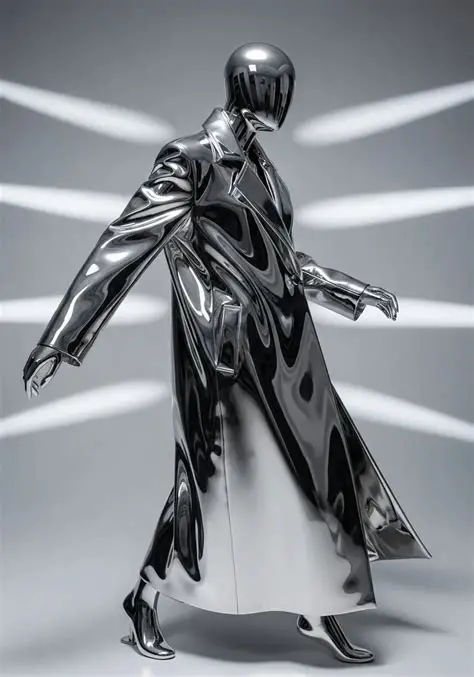
#> input picture practicafinalpdi/img1.jpg, 474 x 677 px
$ jupyter execute vaaaal.ipynb
#> lines starting #> are read from the running program, lines starting #| are printed output that depends on the picture; after the words box and inside, x2 and y2 are one past the last pixel; in counts of white or black regions, pixels touching at a corner belong together
#> further down, img is the input picture: shape (677, 474, 3); mean B, G, R 142, 137.3, 132.5
# Detección de Figuras y Momentos de Hu
Función `detectar_figuras(img)` que recibe una imagen, detecta contornos internos, clasifica por vértices y calcula momentos de Hu.

## NATALIA VALENTINA VALDA IBÁÑEZ

[cell 1]
import cv2
import numpy as np
import pandas as pd
import matplotlib.pyplot as plt


def clasificar_figura(v):
    nombres = {3: 'Triangulo', 4: 'Cuadrado/Rectangulo', 5: 'Pentagono', 6: 'Hexagono'}
    return nombres.get(v, 'Circulo' if v >= 8 else f'Poligono_{v}')


def detectar_figuras(img, area_min=100):
#> called with area_min = 100
    gray = cv2.cvtColor(img, cv2.COLOR_BGR2GRAY)
    _, thresh = cv2.threshold(gray, 0, 255, cv2.THRESH_BINARY + cv2.THRESH_OTSU)
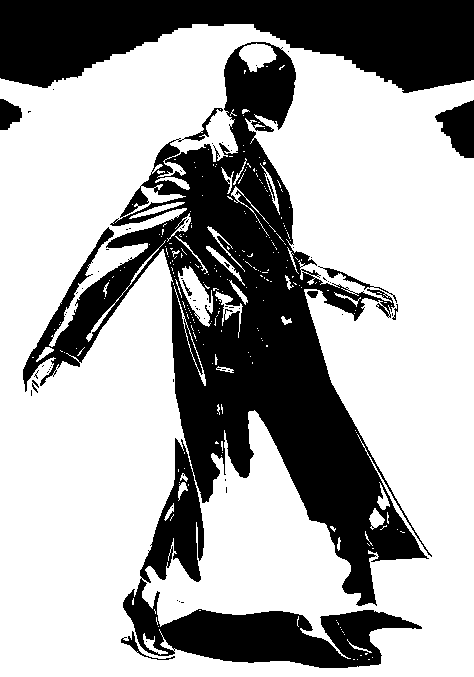
#> thresh: shape (677, 474); 65.9% white; 69 black regions (59 under 20 px)
    contours, _ = cv2.findContours(thresh, cv2.RETR_LIST, cv2.CHAIN_APPROX_SIMPLE)
#> contours = 419 contours, 369 with area under 20; largest, box (x1, y1, x2, y2) and area: (0, 24, 474, 677) 289834, (22, 41, 433, 607) 69926, (122, 577, 423, 669) 12250, (139, 437, 205, 584) 4688, (178, 266, 213, 327) 934

    h, w = img.shape[:2]
#> h = 677; w = 474
    img_result = img.copy()
    resultados = []

    for i, cnt in enumerate(contours):
        if cv2.contourArea(cnt) < area_min:
            continue
        x, y, bw, bh = cv2.boundingRect(cnt)
        if x <= 1 and y <= 1 and bw >= w - 2 and bh >= h - 2:
            continue
        approx = cv2.approxPolyDP(cnt, 0.02 * cv2.arcLength(cnt, True), True)
        vertices = len(approx)
        figura = clasificar_figura(vertices)
        momentos = cv2.moments(cnt)
        cx, cy = int(momentos['m10'] / momentos['m00']), int(momentos['m01'] / momentos['m00'])
        hu_log = -np.sign(hu := cv2.HuMoments(momentos)) * np.log10(np.abs(hu) + 1e-10)

        cv2.drawContours(img_result, [cnt], -1, (0, 255, 0), 2)
        cv2.circle(img_result, (cx, cy), 4, (0, 0, 255), -1)
        cv2.putText(img_result, figura, (cx - 30, cy - 15), cv2.FONT_HERSHEY_SIMPLEX, 0.5, (0, 255, 255), 2)

        fila = {'Figura': figura, 'Vertices': vertices, 'Area': momentos['m00']}
        for j, hv in enumerate(hu_log.flatten()):
            fila[f'hu{j+1}'] = round(hv, 4)
        resultados.append(fila)

        print(f'Figura {i+1}: {figura} | Vértices: {vertices} | Centroide: ({cx},{cy}) | Área: {momentos["m00"]:.0f}')
#> this loop made 419 passes
#> cnt on passes 1 to 3: [[368, 659], [369, 659]], [[357, 659]], [[353, 659], [354, 659]]
#| Figura 12: Circulo | Vértices: 10 | Centroide: (151,645) | Área: 116
#| Figura 14: Circulo | Vértices: 8 | Centroide: (139,647) | Área: 261
#| Figura 28: Circulo | Vértices: 11 | Centroide: (261,634) | Área: 12250
#| Figura 43: Circulo | Vértices: 8 | Centroide: (375,519) | Área: 168
#| Figura 48: Hexagono | Vértices: 6 | Centroide: (382,500) | Área: 120
#| Figura 61: Cuadrado/Rectangulo | Vértices: 4 | Centroide: (178,524) | Área: 4688
#| Figura 120: Cuadrado/Rectangulo | Vértices: 4 | Centroide: (192,348) | Área: 232
#| Figura 185: Circulo | Vértices: 10 | Centroide: (228,305) | Área: 252
#> (further printed lines are left out)
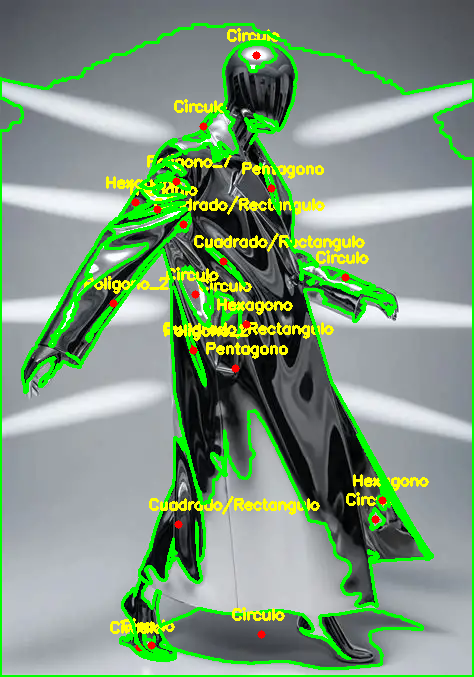
#> img_result: shape (677, 474, 3); 12.78% of pixels changed, all inside (x1, y1, x2, y2) = (0, 23, 474, 677)
#> after the loop, resultados = 22 items

    plt.figure(figsize=(8, 8))
    plt.imshow(cv2.cvtColor(img_result, cv2.COLOR_BGR2RGB))
    plt.title('Figuras detectadas')
    plt.axis('off')
    plt.show()

    return pd.DataFrame(resultados)

## Cargar imagen y detectar figuras
Usa `img1.jpg`. Cambia la ruta para otra imagen.

[cell 2]
img = cv2.imread('img1.jpg')
df = detectar_figuras(img)
#> df = table of 22 rows and 10 columns
df
#> Out = table of 22 rows and 10 columns
